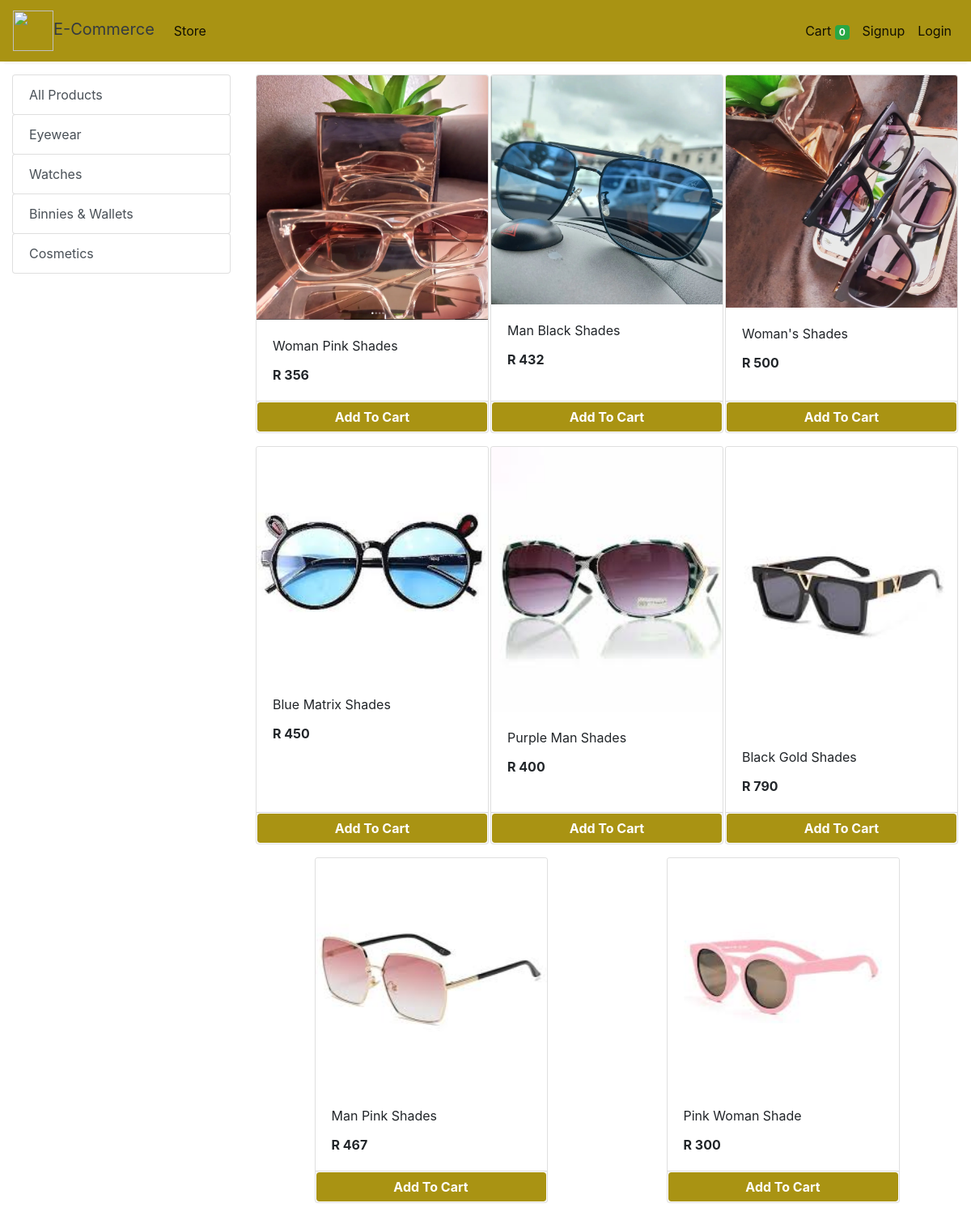
/store?category=1, run on the app's committed database.
### store/models/category.py (models this page shows, shortened)
class Category(models.Model):
    name= models.CharField(max_length=50)
    @staticmethod
    def get_all_categories():
        return Category.objects.all()

### store/models/product.py (models this page shows, shortened)
class Products(models.Model):
    name = models.CharField(max_length=60)
    price= models.IntegerField(default=0)
    category= models.ForeignKey(Category,on_delete=models.CASCADE,default=1 )
    description= models.CharField(max_length=250, default='', blank=True, null= True)
    image= models.ImageField(upload_to='uploads/products/')
    @staticmethod
    def get_all_products_by_categoryid(category_id):
        if category_id:
            return Products.objects.filter (category=category_id)
        else:
            return Products.get_all_products();

### store/views/home.py (the view)
# urls.py: path('' , include('store.urls'))
def store(request):
    cart = request.session.get('cart')
    if not cart:
        request.session['cart'] = {}
    products = None
    categories = Category.get_all_categories()
    categoryID = request.GET.get('category')
    if categoryID:
        products = Products.get_all_products_by_categoryid(categoryID)
    else:
        products = Products.get_all_products();
    data = {}
    data['products'] = products
    data['categories'] = categories
    print('you are : ', request.session.get('email'))
    return render(request, 'index.html', data)

### store/templatetags/cart.py (called while the page is built)
@register.filter (name='is_in_cart')
def is_in_cart(product, cart):
    keys = cart.keys ()
    for id in keys:
        if int (id) == product.id:
            return True
    return False;

### store/templatetags/custom_filter.py (called while the page is built)
@register.filter(name='currency')
def currency(number):
    return "R "+str(number)

### store/templates/index.html (shortened to what this page needs)
{% extends 'base.html' %}
{% block content %}
{% load cart %}
{% load custom_filter %}
<div class="container-fluid mt-3">
	<div class="row">
		<div class="col-lg-3 mx-auto">
			<div class="list-group">
				<a href="/" class="list-group-item list-group-item-action btn btn-outline-success">All Products</a>
				{% for category in categories %}
				<a href="/?category={{category.id}}"
					class="list-group-item list-group-item-action btn btn-outline-success ">{{category.name}}</a>
				{% endfor %}
			</div>
		</div>
		<div id='products' class="col-lg-9 mx-auto">
			<div class="row mx-auto">
				{% for product in products %}
				<div class="card mx-auto mb-3" id={{product.id}} style="width: 18rem;">
					<img class="card-img-top" src="{{product.image.url}}" alt="Card image cap">
					<div class="card-body">
						<p class="card-title">{{product.name}}</p>
						<p class="card-text"><b>{{product.price|currency}}</b></p>
					</div>
					<div class="card-footer p-0 no-gutters">
						{% if product|is_in_cart:request.session.cart %}
						<div class="row no-gutters">
							<form action="/#{{product.id}}" class="col-2 " method="post">
								{% csrf_token %}
								<input hidden type="text" name='product' value='{{product.id}}'>
								<input hidden type="text" name='remove' value='True'>
								<input type="submit" value=" - " class="btn btn-block btn-success border-right">
							</form>
							<div class="text-center col btn btn-success">{{product|cart_quantity:request.session.cart}} in Cart</div>
							<form action="/#{{product.id}}" class="col-2 " method="post">
								{% csrf_token %}
								<input hidden type="text" name='product' value='{{product.id}}'>
								<input type="submit" value=" + " class="btn btn-block btn-success border-left">
							</form>
						</div>
						{% else %}
						<form action="/#{{product.id}}" method="POST" class="btn-block">
							<input type="submit" class="float-right btn btn-success form-control" style="background-color:rgb(169, 147, 19);border-color: white;font-weight: bolder;"
                    value="Add To Cart">
						</form>
						{% endif %}
					</div>
				</div>
				{% endfor %}
			</div>
		</div>
	</div>
</div>
{% endblock %}

### data on the page
Category: name "Eyewear"
Category: name "Watches"
Category: name "Binnies & Wallets"
Category: name "Cosmetics"
Products: image (picture), name "Woman Pink Shades", price "R 356"
Products: image (picture), name "Man Black Shades", price "R 432"
Products: image (picture), name "Woman's Shades", price "R 500"
Products: image (picture), name "Blue Matrix Shades", price "R 450"
Products: image (picture), name "Purple Man Shades", price "R 400"
Products: image (picture), name "Black Gold Shades", price "R 790"
Products: image (picture), name "Man Pink Shades", price "R 467"
Products: image (picture), name "Pink Woman Shade", price "R 300"

### other printed values
{{ request.session.cart.keys|length }} "0"
